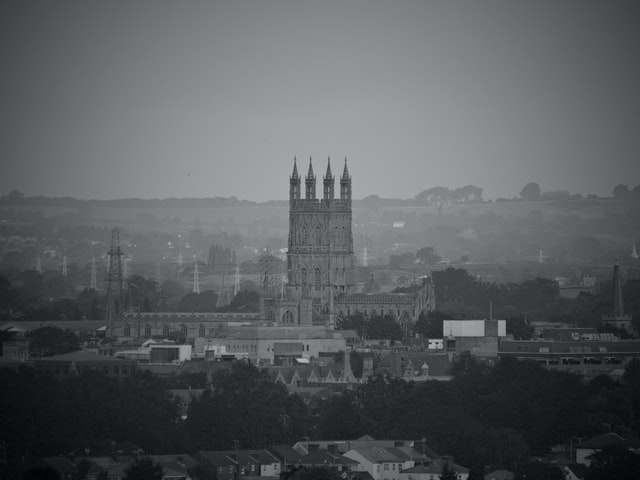
#> input picture assignment-10/tower.jpg, 640 x 480 px
$ python histogram_euqalization.py
#> lines starting #> are read from the running program, lines starting #| are printed output that depends on the picture
import matplotlib.pyplot as plt
import numpy as np
import cv2 as cv

def main():
    img_path = './tower.jpg'
    img_gray = cv.imread(img_path, 0)
#> img_gray: shape (480, 640); min 3, max 190, mean 91.5
    print(img_gray.shape)
#| (480, 640)

    img1 = np.copy(img_gray)
    img2 = np.copy(img_gray)

    hist = cv.calcHist(img1, [0], None, [256], [0, 256])
#> hist = 256 values, max 56 at index 129, min 0 at index 0, mean 2.5

    img_hist_equalized1 = cv.equalizeHist(img1)
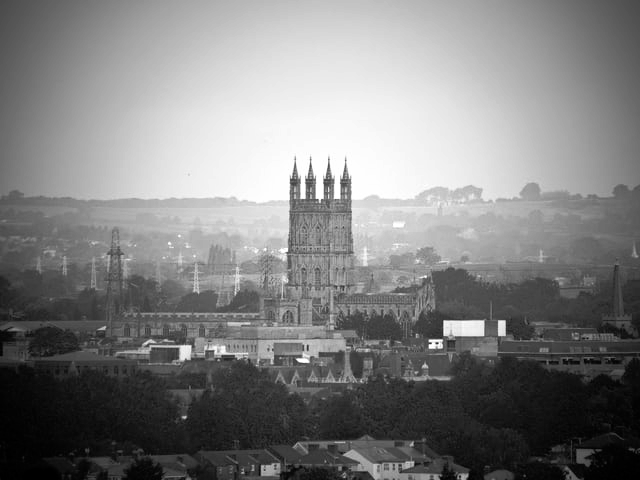
#> img_hist_equalized1: shape (480, 640); min 0, max 255, mean 128.3
    new_hist1 = cv.calcHist(img_hist_equalized1, [0], None, [256], [0, 256])
#> new_hist1 = 256 values, max 56 at index 194, min 0 at index 0, mean 2.5

    img_hist_equalized2 = equalizeHistogram(img2)
    # print(img_hist_equalized2.shape)
    # print(img_hist_equalized2)
    new_hist2 = cv.calcHist(img_hist_equalized2, [0], None, [256], [0, 256])

    set1 = [img1, hist, img_hist_equalized1, new_hist1]
    set2 = [img2, hist, img_hist_equalized2, new_hist2]
    title = ['Original\nImage', 'Original\nHistogram', 'Equalized\nImage', 'Equalized\nHistogram']

    plt.figure(figsize=(15, 15))
    for i in range(len(set1)):
        plt.subplot(2, 4, i+1)
        plt.title(title[i])
        if (i % 2 == 0):
            plt.imshow(set1[i], cmap='gray')
        else:
            plt.plot(set1[i])

        plt.subplot(2, 4, i+1+4)
        plt.title(title[i])
        if (i % 2 == 0):
            plt.imshow(set2[i], cmap='gray')
        else:
            plt.plot(set2[i])

    plt.savefig('fig-1.jpg')
    plt.show()

def equalizeHistogram(img_old):

    r, c = img_old.shape
#> r = 480; c = 640
    frequency = np.arange(0, 256)
    frequency[:] = 0

    # frequency count
    for i in range(r):
        for j in range(c):
            frequency[img_old[i][j]] += 1

    # total no of frequency
    total = r*c
#> total = 307200

    # probability of the frequencies
    pdf = []
    for i in range(256):
        pdf.append(frequency[i]/total)

    # probability of cumulative frequencies
    cdf = []
    cf = 0
    for i in range(256):
        cf += frequency[i]
        cdf.append(cf/total)
#> after the loop, cdf = 256 values from 0 to 1; cf = 307200

    # new pixel values
    new_pixel = np.arange(0, 256)
    for i in range(256):
        new_pixel[i] = round(cdf[i] * 255)
#> after the loop, new_pixel = 256 values from 0 to 255

    # assigning new values to new image (equalized image)
    img_new = np.zeros((r, c), dtype=np.uint8)
    for i in range(r):
        for j in range(c):
            img_new[i][j] = new_pixel[img_old[i][j]]

    return img_new

if __name__ == '__main__':
    main()
#> in main, `new_hist2 = cv.calcHist(img_hist_equalized2, [0], None, [256], [0, 256])`: new_hist2 has the same summary as new_hist1
#> the loop in main, `for i in range(len(set1)):` made 4 passes
#> in main, `plt.savefig('fig-1.jpg')`:
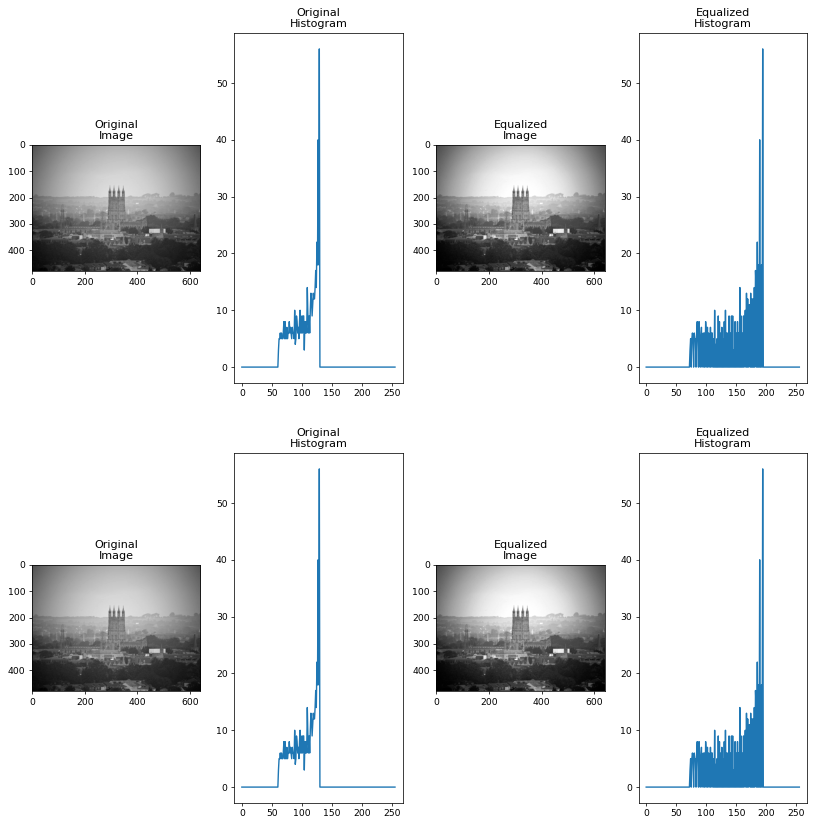
#> figure drawn by matplotlib, 8 panels; panel 3: curve peaks at x = 129, y = 56; panel 4: curve peaks at x = 129, y = 56; panel 7: curve peaks at x = 194, y = 56; panel 8: curve peaks at x = 194, y = 56
